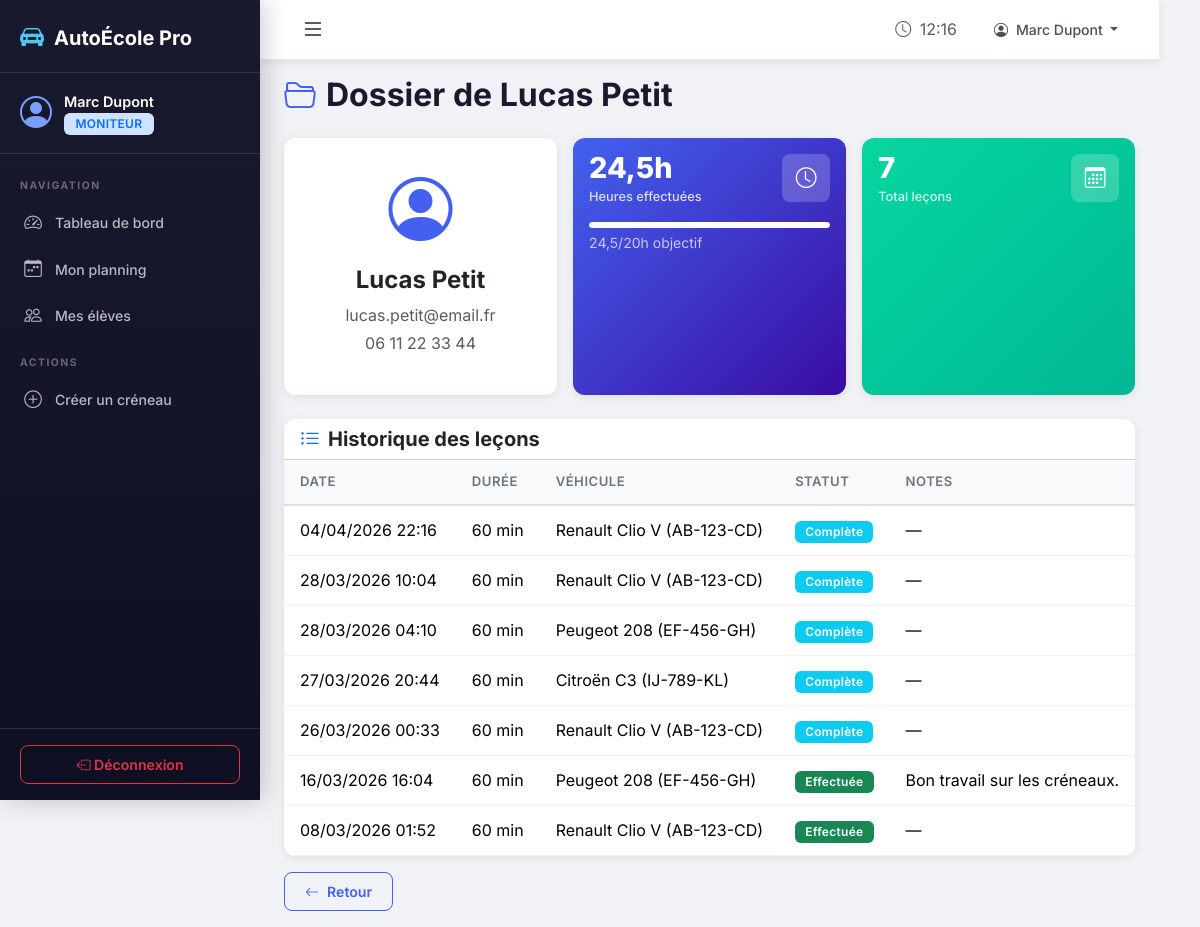
The app's page /moniteur/eleve/5/ (signed in) with its own data.
### ecole/models.py (models this page shows, shortened)
class Profile(models.Model):
    ROLE_CHOICES = [
        ('eleve', 'Élève'),
        ('moniteur', 'Moniteur'),
        ('admin', 'Administrateur'),
    ]
    user = models.OneToOneField(User, on_delete=models.CASCADE, related_name='profile')
    role = models.CharField(max_length=10, choices=ROLE_CHOICES, default='eleve')
    telephone = models.CharField(max_length=20, blank=True, null=True)
    adresse = models.TextField(blank=True, null=True)
    numero_permis = models.CharField(max_length=50, blank=True, null=True, verbose_name="Numéro de permis")
    date_inscription = models.DateTimeField(default=timezone.now)
    photo = models.ImageField(upload_to='photos/', blank=True, null=True)
    passport_scan = models.FileField(upload_to='documents/', blank=True, null=True, verbose_name="Passeport")
    visa_proof = models.FileField(upload_to='documents/', blank=True, null=True, verbose_name="Preuve de Visa")
    docs_validates = models.BooleanField(default=False, verbose_name="Documents validés")
    NEPH_CHOICES = [
        ('na', 'Non demandé'),
        ('attente', 'En attente'),
        ('valide', 'Validé'),
    ]
    neph_status = models.CharField(max_length=20, choices=NEPH_CHOICES, default='na', verbose_name="Statut NEPH")
    code_obtenu = models.BooleanField(default=False, verbose_name="Code obtenu")
    class Meta:
        verbose_name = "Profil"
        verbose_name_plural = "Profils"

class Booking(models.Model):
    STATUT_CHOICES = [
        ('confirmee', 'Confirmée'),
        ('en_attente', 'En attente'),
        ('annulee', 'Annulée'),
    ]
    eleve = models.ForeignKey(User, on_delete=models.CASCADE, related_name='bookings',
                               limit_choices_to={'profile__role': 'eleve'})
    lecon = models.ForeignKey(Lesson, on_delete=models.CASCADE, related_name='bookings')
    date_reservation = models.DateTimeField(auto_now_add=True)
    statut = models.CharField(max_length=15, choices=STATUT_CHOICES, default='confirmee')
    class Meta:
        verbose_name = "Réservation"
        verbose_name_plural = "Réservations"
        ordering = ['-date_reservation']
        unique_together = ['eleve', 'lecon']

class Lesson(models.Model):
    STATUT_CHOICES = [
        ('disponible', 'Disponible'),
        ('complete', 'Complète'),
        ('effectuee', 'Effectuée'),
        ('annulee', 'Annulée'),
    ]
    moniteur = models.ForeignKey(User, on_delete=models.CASCADE, related_name='lessons_moniteur',
                                  limit_choices_to={'profile__role': 'moniteur'})
    vehicule = models.ForeignKey(Vehicle, on_delete=models.SET_NULL, null=True, blank=True)
    date_heure = models.DateTimeField(verbose_name="Date et heure")
    duree = models.IntegerField(default=60, verbose_name="Durée (minutes)",
                                 help_text="Durée de la leçon en minutes")
    statut = models.CharField(max_length=15, choices=STATUT_CHOICES, default='disponible')
    notes = models.TextField(blank=True, null=True, verbose_name="Notes d'évaluation")
    created_at = models.DateTimeField(auto_now_add=True)
    class Meta:
        verbose_name = "Leçon"
        verbose_name_plural = "Leçons"
        ordering = ['date_heure']

class Vehicle(models.Model):
    immatriculation = models.CharField(max_length=20, unique=True)
    marque = models.CharField(max_length=50)
    modele = models.CharField(max_length=50, verbose_name="Modèle")
    annee = models.IntegerField(verbose_name="Année")
    actif = models.BooleanField(default=True)
    class Meta:
        verbose_name = "Véhicule"
        verbose_name_plural = "Véhicules"
        ordering = ['marque', 'modele']
    def __str__(self):
        return f"{self.marque} {self.modele} ({self.immatriculation})"

### ecole/views.py (the view)
# urls.py: path('moniteur/eleve/<int:eleve_id>/', views.moniteur_dossier_eleve, name='moniteur_dossier_eleve'),
@login_required
@moniteur_required
def moniteur_dossier_eleve(request, eleve_id):
    eleve = get_object_or_404(User, id=eleve_id, profile__role='eleve')
    lecons = Booking.objects.filter(
        eleve=eleve,
        lecon__moniteur=request.user
    ).select_related('lecon', 'lecon__vehicule').order_by('-lecon__date_heure')
    heures = Booking.objects.filter(
        eleve=eleve,
        lecon__statut='effectuee'
    ).aggregate(total=Sum('lecon__duree'))['total'] or 0
    return render(request, 'moniteur/dossier_eleve.html', {
        'eleve': eleve,
        'lecons': lecons,
        'heures': round(heures / 60, 1),
    })

### ecole/templates/moniteur/dossier_eleve.html (shortened to what this page needs)
{% extends 'base.html' %}
{% block content %}
<div class="page-header">
    <h2><i class="bi bi-folder2-open"></i> Dossier de {{ eleve.get_full_name }}</h2>
</div>
<div class="row g-3 mb-4">
    <div class="col-md-4">
        <div class="card text-center py-4">
            <i class="bi bi-person-circle" style="font-size: 4rem; color: var(--primary);"></i>
            <h4 class="fw-bold mt-2">{{ eleve.get_full_name }}</h4>
            <p class="text-muted mb-1">{{ eleve.email }}</p>
            {% if eleve.profile.telephone %}<p class="text-muted">{{ eleve.profile.telephone }}</p>{% endif %}
        </div>
    </div>
    <div class="col-md-4">
        <div class="card stat-card bg-gradient-primary p-3 h-100">
            <div class="d-flex justify-content-between align-items-start">
                <div>
                    <div class="stat-value">{{ heures }}h</div>
                    <div class="stat-label mt-1">Heures effectuées</div>
                </div>
                <div class="stat-icon"><i class="bi bi-clock"></i></div>
            </div>
            <div class="progress mt-3" style="height: 6px; background: rgba(255,255,255,0.2);">
                <div class="progress-bar" style="width: {% widthratio heures 20 100 %}%; background: white;"></div>
            </div>
            <small class="mt-1 d-block" style="color: rgba(255,255,255,0.7);">{{ heures }}/20h objectif</small>
        </div>
    </div>
    <div class="col-md-4">
        <div class="card stat-card bg-gradient-success p-3 h-100">
            <div class="d-flex justify-content-between align-items-start">
                <div>
                    <div class="stat-value">{{ lecons|length }}</div>
                    <div class="stat-label mt-1">Total leçons</div>
                </div>
                <div class="stat-icon"><i class="bi bi-calendar3"></i></div>
            </div>
        </div>
    </div>
</div>
<div class="card">
    <div class="card-header bg-white">
        <h5 class="mb-0 fw-bold"><i class="bi bi-list-ul me-2 text-primary"></i>Historique des leçons</h5>
    </div>
    <div class="card-body p-0">
        {% if lecons %}
        <div class="table-responsive">
            <table class="table mb-0">
                <thead><tr><th>Date</th><th>Durée</th><th>Véhicule</th><th>Statut</th><th>Notes</th></tr></thead>
                <tbody>
                    {% for b in lecons %}
                    <tr>
                        <td>{{ b.lecon.date_heure|date:"d/m/Y H:i" }}</td>
                        <td>{{ b.lecon.duree }} min</td>
                        <td>{{ b.lecon.vehicule|default:"—" }}</td>
                        <td>
                            {% if b.lecon.statut == 'effectuee' %}<span class="badge bg-success">Effectuée</span>
                            {% elif b.statut == 'annulee' %}<span class="badge bg-danger">Annulée</span>
                            {% else %}<span class="badge bg-info">{{ b.lecon.get_statut_display }}</span>{% endif %}
                        </td>
                        <td>{{ b.lecon.notes|default:"—"|truncatewords:10 }}</td>
                    </tr>
                    {% endfor %}
                </tbody>
            </table>
        </div>
        {% else %}
        <div class="empty-state py-4">
            <i class="bi bi-calendar-x"></i>
            <h5>Aucune leçon</h5>
        </div>
        {% endif %}
    </div>
</div>
<a href="{% url 'moniteur_eleves' %}" class="btn btn-outline-primary mt-3"><i class="bi bi-arrow-left me-2"></i>Retour</a>
{% endblock %}

### ecole/templates/base.html (shortened to what this page needs)
{% load static %}
<!DOCTYPE html>
<html lang="fr" data-bs-theme="light">
<head>
    <link href="https://cdn.jsdelivr.net/npm/bootstrap@5.3.2/dist/css/bootstrap.min.css" rel="stylesheet">
    <link href="https://cdn.jsdelivr.net/npm/bootstrap-icons@1.11.2/font/bootstrap-icons.css" rel="stylesheet">
    <link href="{% static 'css/style.css' %}" rel="stylesheet">
</head>
<body>
    {% if user.is_authenticated and request.resolver_match.url_name != 'index' %}
    <div class="d-flex" id="wrapper">
        <nav class="sidebar" id="sidebar">
            <div class="sidebar-header">
                <a href="{% url 'index' %}" class="sidebar-brand">
                    <i class="bi bi-car-front-fill"></i>
                    <span>AutoÉcole Pro</span>
                </a>
            </div>
            <div class="sidebar-user">
                <div class="user-avatar">
                    <i class="bi bi-person-circle"></i>
                </div>
                <div class="user-info">
                    <span class="user-name">{{ user.get_full_name|default:user.username }}</span>
                    <span class="user-role badge bg-primary-subtle text-primary">
                        {% if user.profile.role == 'eleve' %}Élève
                        {% elif user.profile.role == 'moniteur' %}Moniteur
                        {% else %}Admin{% endif %}
                    </span>
                </div>
            </div>
            <ul class="sidebar-nav">
                {% if user.profile.role == 'eleve' %}
                <li class="nav-section">NAVIGATION</li>
                <li><a href="{% url 'eleve_dashboard' %}" class="{% if request.resolver_match.url_name == 'eleve_dashboard' %}active{% endif %}"><i class="bi bi-speedometer2"></i> Tableau de bord</a></li>
                <li><a href="{% url 'eleve_lecons' %}" class="{% if request.resolver_match.url_name == 'eleve_lecons' %}active{% endif %}"><i class="bi bi-calendar-plus"></i> Leçons disponibles</a></li>
                <li><a href="{% url 'eleve_reservations' %}" class="{% if request.resolver_match.url_name == 'eleve_reservations' %}active{% endif %}"><i class="bi bi-bookmark-check"></i> Mes réservations</a></li>
                <li><a href="{% url 'eleve_historique' %}" class="{% if request.resolver_match.url_name == 'eleve_historique' %}active{% endif %}"><i class="bi bi-clock-history"></i> Historique</a></li>
                <li><a href="{% url 'eleve_paiements' %}" class="{% if request.resolver_match.url_name == 'eleve_paiements' %}active{% endif %}"><i class="bi bi-credit-card"></i> Paiements</a></li>
                <li class="nav-section">PRÉPARATION</li>
                <li><a href="{% url 'eleve_documents' %}" class="{% if 'documents' in request.resolver_match.url_name %}active{% endif %}"><i class="bi bi-file-earmark-person"></i> Mes documents</a></li>
                <li><a href="{% url 'eleve_cours' %}" class="{% if 'cours' in request.resolver_match.url_name %}active{% endif %}"><i class="bi bi-book"></i> Cours de code</a></li>
                <li><a href="{% url 'eleve_quiz' %}" class="{% if request.resolver_match.url_name == 'eleve_quiz' %}active{% endif %}"><i class="bi bi-question-circle"></i> Quiz Code</a></li>
                <li class="nav-section">COMPTE</li>
                <li><a href="{% url 'eleve_profil' %}" class="{% if request.resolver_match.url_name == 'eleve_profil' %}active{% endif %}"><i class="bi bi-person"></i> Mon profil</a></li>
                {% elif user.profile.role == 'moniteur' %}
                <li class="nav-section">NAVIGATION</li>
                <li><a href="{% url 'moniteur_dashboard' %}" class="{% if request.resolver_match.url_name == 'moniteur_dashboard' %}active{% endif %}"><i class="bi bi-speedometer2"></i> Tableau de bord</a></li>
                <li><a href="{% url 'moniteur_planning' %}" class="{% if request.resolver_match.url_name == 'moniteur_planning' %}active{% endif %}"><i class="bi bi-calendar-week"></i> Mon planning</a></li>
                <li><a href="{% url 'moniteur_eleves' %}" class="{% if request.resolver_match.url_name == 'moniteur_eleves' %}active{% endif %}"><i class="bi bi-people"></i> Mes élèves</a></li>
                <li class="nav-section">ACTIONS</li>
                <li><a href="{% url 'moniteur_creer_lecon' %}" class="{% if request.resolver_match.url_name == 'moniteur_creer_lecon' %}active{% endif %}"><i class="bi bi-plus-circle"></i> Créer un créneau</a></li>
                {% endif %}
            </ul>
            <div class="sidebar-footer">
                <a href="{% url 'deconnexion' %}" class="btn btn-outline-danger btn-sm w-100">
                    <i class="bi bi-box-arrow-left"></i> Déconnexion
                </a>
            </div>
        </nav>
        <div class="main-content" id="main-content">
            <nav class="topbar">
                <button class="btn btn-link sidebar-toggle" id="sidebarToggle">
                    <i class="bi bi-list fs-4"></i>
                </button>
                <div class="topbar-right">
                    <span class="text-muted me-3">
                        <i class="bi bi-clock me-1"></i>
                        <span id="current-time"></span>
                    </span>
                    <div class="dropdown">
                        <button class="btn btn-link dropdown-toggle" data-bs-toggle="dropdown">
                            <i class="bi bi-person-circle me-1"></i>
                            {{ user.get_full_name|default:user.username }}
                        </button>
                    </div>
                </div>
            </nav>
            <div class="container-fluid px-4 py-3">
                {% block content %}{% endblock %}
            </div>
        </div>
    </div>
    {% endif %}
</body>
</html>

### records on screen
Booking: lecon.date_heure "04/04/2026 22:16", lecon.duree "60", lecon.vehicule "Renault Clio V (AB-123-CD)", lecon.statut "Complète", lecon.notes "—"
Booking: lecon.date_heure "28/03/2026 10:04", lecon.duree "60", lecon.vehicule "Renault Clio V (AB-123-CD)", lecon.statut "Complète", lecon.notes "—"
Booking: lecon.date_heure "28/03/2026 04:10", lecon.duree "60", lecon.vehicule "Peugeot 208 (EF-456-GH)", lecon.statut "Complète", lecon.notes "—"
Booking: lecon.date_heure "27/03/2026 20:44", lecon.duree "60", lecon.vehicule "Citroën C3 (IJ-789-KL)", lecon.statut "Complète", lecon.notes "—"
Booking: lecon.date_heure "26/03/2026 00:33", lecon.duree "60", lecon.vehicule "Renault Clio V (AB-123-CD)", lecon.statut "Complète", lecon.notes "—"
Booking: lecon.date_heure "16/03/2026 16:04", lecon.duree "60", lecon.vehicule "Peugeot 208 (EF-456-GH)", shows "Effectuée", lecon.notes "Bon travail sur les créneaux."
Booking: lecon.date_heure "08/03/2026 01:52", lecon.duree "60", lecon.vehicule "Renault Clio V (AB-123-CD)", shows "Effectuée", lecon.notes "—"

### other values on screen
{{ user.get_full_name|default:user.username }} "Marc Dupont"
{{ eleve.get_full_name }} "Lucas Petit"
{{ eleve.email }} "lucas.petit@email.fr"
{{ eleve.profile.telephone }} "06 11 22 33 44"
{{ heures }} "24,5"
{{ lecons|length }} "7"
